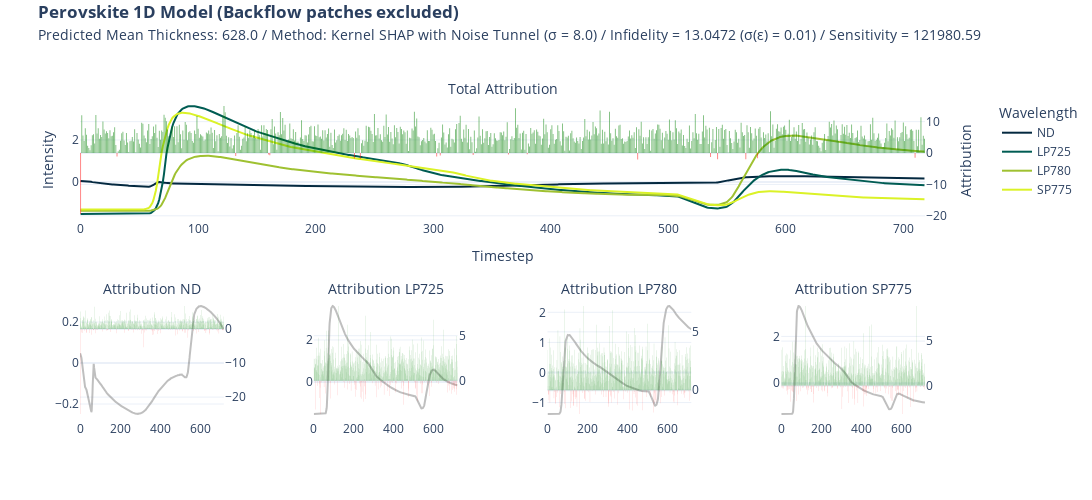

This figure's notebook cell:
### Code cell
import plotly.graph_objects as go


def format_title(title, subtitle=None, subtitle_font_size=14):
    title = f"<b>{title}</b>"
    if not subtitle:
        return title
    subtitle = f'<span style="font-size: {subtitle_font_size}px;">{subtitle}</span>'
    return f"{title}<br>{subtitle}"

if target == "pce":
    subtitle = "Predicted PCE: "
else:
    subtitle = "Predicted Mean Thickness: "

from plotly.subplots import make_subplots

fig = make_subplots(
    rows=2,
    cols=4,
    specs=[
        [{"secondary_y": True, "colspan": 4}, None, None, None],
        [
            {"secondary_y": True},
            {"secondary_y": True},
            {"secondary_y": True},
            {"secondary_y": True},
        ],
    ],
    subplot_titles=(
        format_title("", "Total Attribution"),
        format_title("", "Attribution ND"),
        format_title("", "Attribution LP725"),
        format_title("", "Attribution LP780"),
        format_title("", "Attribution SP775"),
    ),
)

fig.add_trace(
    go.Bar(
        y=attr_ks.squeeze().sum(axis=0),
        name="Attribution",
        marker_color=np.where(attr_ks.squeeze().sum(axis=0) < 0, "red", "green"),
        opacity=0.5,
        showlegend=False,
        marker_line_width=0,
    ),
    secondary_y=True,
)
fig.add_trace(go.Scatter(y=x[0], name="ND", marker_color="#042940"))
fig.add_trace(go.Scatter(y=x[1], name="LP725", marker_color="#005C53"))
fig.add_trace(go.Scatter(y=x[2], name="LP780", marker_color="#9FC131"))
fig.add_trace(go.Scatter(y=x[3], name="SP775", marker_color="#DBF227"))


fig.update_yaxes(title="Intensity")
fig.update_yaxes(title_text="Attribution", secondary_y=True)
fig.update_xaxes(title="Timestep")

fig.add_trace(
    go.Scatter(y=x[0], name="ND", marker_color="grey", opacity=0.5, showlegend=False),
    row=2,
    col=1,
)
fig.add_trace(
    go.Bar(
        y=attr_ks.squeeze()[0],
        marker_color=np.where(attr_ks.squeeze()[0] < 0, "red", "green"),
        opacity=0.5,
        showlegend=False,
        marker_line_width=0,
    ),
    secondary_y=True,
    row=2,
    col=1,
)

fig.update_yaxes(title=None, row=2, col=1)
fig.update_yaxes(title_text=None, secondary_y=True, row=2, col=1)
fig.update_xaxes(title=None, row=2, col=1)

fig.add_trace(
    go.Scatter(
        y=x[1], name="LP725", marker_color="grey", opacity=0.5, showlegend=False
    ),
    row=2,
    col=2,
)
fig.add_trace(
    go.Bar(
        y=attr_ks.squeeze()[1],
        marker_color=np.where(attr_ks.squeeze()[1] < 0, "red", "green"),
        opacity=0.5,
        showlegend=False,
        marker_line_width=0,
    ),
    secondary_y=True,
    row=2,
    col=2,
)

fig.update_yaxes(title=None, row=2, col=2)
fig.update_yaxes(title_text=None, secondary_y=True, row=2, col=2)
fig.update_xaxes(title=None, row=2, col=2)

fig.add_trace(
    go.Scatter(
        y=x[2], name="LP780", marker_color="grey", opacity=0.5, showlegend=False
    ),
    row=2,
    col=3,
)
fig.add_trace(
    go.Bar(
        y=attr_ks.squeeze()[2],
        marker_color=np.where(attr_ks.squeeze()[2] < 0, "red", "green"),
        opacity=0.5,
        showlegend=False,
        marker_line_width=0,
    ),
    secondary_y=True,
    row=2,
    col=3,
)

fig.update_yaxes(title=None, row=2, col=3)
fig.update_yaxes(title_text=None, secondary_y=True, row=2, col=3)
fig.update_xaxes(title=None, row=2, col=3)

fig.add_trace(
    go.Scatter(
        y=x[3], name="SP775", marker_color="grey", opacity=0.5, showlegend=False
    ),
    row=2,
    col=4,
)
fig.add_trace(
    go.Bar(
        y=attr_ks.squeeze()[3],
        marker_color=np.where(attr_ks.squeeze()[3] < 0, "red", "green"),
        opacity=0.5,
        showlegend=False,
        marker_line_width=0,
    ),
    secondary_y=True,
    row=2,
    col=4,
)

fig.update_yaxes(title=None, row=2, col=4)
fig.update_yaxes(title_text=None, secondary_y=True, row=2, col=4)
fig.update_xaxes(title=None, row=2, col=4)

fig.update_layout(
    title=format_title(
        "Perovskite 1D Model (Backflow patches excluded)",
        subtitle
        + str(np.round(y,2))
        + " / Method: Kernel SHAP with Noise Tunnel ("
        + "\u03C3"
        + " = "
        + str(stdev)
        + ") / Infidelity = "
        + str(*np.round(infid_ks.numpy(), 4))
        + " ("
        + "\u03C3"
        + "("
        + "\u03B5"
        + ") = "
        + str(std_noise)
        + ")"
        + " / Sensitivity = "
        + str(*np.round(sens_ks.numpy(), 4)),
    ),
    legend_title="Wavelength",
    title_y=0.965,
    title_x=0.035,
    template="plotly_white",
    height=500,
    width=1200,
)

fig.write_image("xai/images/"+ target + "/1D/1D_nb_ks.png", scale=2)

fig.show()

### Figure 1 — Plotly figure (JSON) as saved in the notebook; plotly's stock layout.template omitted (floating-point values rounded to 4 significant figures; data arrays with more than 128 entries replaced by an {"elided": "..."} marker saying what was removed)
{"data": [{"marker": {"color": {"elided": "719 str values"}, "line": {"width": 0}}, "name": "Attribution", "opacity": 0.5, "showlegend": false, "type": "bar", "xaxis": "x", "y": {"elided": "719 float values"}, "yaxis": "y2"}, {"marker": {"color": "#042940"}, "name": "ND", "type": "scatter", "y": {"elided": "719 float values"}}, {"marker": {"color": "#005C53"}, "name": "LP725", "type": "scatter", "y": {"elided": "719 float values"}}, {"marker": {"color": "#9FC131"}, "name": "LP780", "type": "scatter", "y": {"elided": "719 float values"}}, {"marker": {"color": "#DBF227"}, "name": "SP775", "type": "scatter", "y": {"elided": "719 float values"}}, {"marker": {"color": "grey"}, "name": "ND", "opacity": 0.5, "showlegend": false, "type": "scatter", "xaxis": "x2", "y": {"elided": "719 float values"}, "yaxis": "y3"}, {"marker": {"color": {"elided": "719 str values"}, "line": {"width": 0}}, "opacity": 0.5, "showlegend": false, "type": "bar", "xaxis": "x2", "y": {"elided": "719 float values"}, "yaxis": "y4"}, {"marker": {"color": "grey"}, "name": "LP725", "opacity": 0.5, "showlegend": false, "type": "scatter", "xaxis": "x3", "y": {"elided": "719 float values"}, "yaxis": "y5"}, {"marker": {"color": {"elided": "719 str values"}, "line": {"width": 0}}, "opacity": 0.5, "showlegend": false, "type": "bar", "xaxis": "x3", "y": {"elided": "719 float values"}, "yaxis": "y6"}, {"marker": {"color": "grey"}, "name": "LP780", "opacity": 0.5, "showlegend": false, "type": "scatter", "xaxis": "x4", "y": {"elided": "719 float values"}, "yaxis": "y7"}, {"marker": {"color": {"elided": "719 str values"}, "line": {"width": 0}}, "opacity": 0.5, "showlegend": false, "type": "bar", "xaxis": "x4", "y": {"elided": "719 float values"}, "yaxis": "y8"}, {"marker": {"color": "grey"}, "name": "SP775", "opacity": 0.5, "showlegend": false, "type": "scatter", "xaxis": "x5", "y": {"elided": "719 float values"}, "yaxis": "y9"}, {"marker": {"color": {"elided": "719 str values"}, "line": {"width": 0}}, "opacity": 0.5, "showlegend": false, "type": "bar", "xaxis": "x5", "y": {"elided": "719 float values"}, "yaxis": "y10"}], "layout": {"annotations": [{"font": {"size": 16}, "showarrow": false, "text": "<b></b><br><span style=\"font-size: 14px;\">Total Attribution</span>", "x": 0.47, "xanchor": "center", "xref": "paper", "y": 1, "yanchor": "bottom", "yref": "paper"}, {"font": {"size": 16}, "showarrow": false, "text": "<b></b><br><span style=\"font-size: 14px;\">Attribution ND</span>", "x": 0.08, "xanchor": "center", "xref": "paper", "y": 0.375, "yanchor": "bottom", "yref": "paper"}, {"font": {"size": 16}, "showarrow": false, "text": "<b></b><br><span style=\"font-size: 14px;\">Attribution LP725</span>", "x": 0.34, "xanchor": "center", "xref": "paper", "y": 0.375, "yanchor": "bottom", "yref": "paper"}, {"font": {"size": 16}, "showarrow": false, "text": "<b></b><br><span style=\"font-size: 14px;\">Attribution LP780</span>", "x": 0.6, "xanchor": "center", "xref": "paper", "y": 0.375, "yanchor": "bottom", "yref": "paper"}, {"font": {"size": 16}, "showarrow": false, "text": "<b></b><br><span style=\"font-size: 14px;\">Attribution SP775</span>", "x": 0.86, "xanchor": "center", "xref": "paper", "y": 0.375, "yanchor": "bottom", "yref": "paper"}], "height": 500, "legend": {"title": {"text": "Wavelength"}}, "title": {"text": "<b>Perovskite 1D Model (Backflow patches excluded)</b><br><span style=\"font-size: 14px;\">Predicted Mean Thickness: 628.0 / Method: Kernel SHAP with Noise Tunnel (σ = 8.0) / Infidelity = 13.0472 (σ(ε) = 0.01) / Sensitivity = 121980.59</span>", "x": 0.035, "y": 0.965}, "width": 1200, "xaxis": {"anchor": "y", "domain": [0, 0.94], "title": {"text": "Timestep"}}, "xaxis2": {"anchor": "y3", "domain": [0, 0.16], "title": {}}, "xaxis3": {"anchor": "y5", "domain": [0.26, 0.42], "title": {}}, "xaxis4": {"anchor": "y7", "domain": [0.52, 0.68], "title": {}}, "xaxis5": {"anchor": "y9", "domain": [0.78, 0.94], "title": {}}, "yaxis": {"anchor": "x", "domain": [0.625, 1], "title": {"text": "Intensity"}}, "yaxis10": {"anchor": "x5", "overlaying": "y9", "side": "right", "title": {}}, "yaxis2": {"anchor": "x", "overlaying": "y", "side": "right", "title": {"text": "Attribution"}}, "yaxis3": {"anchor": "x2", "domain": [0, 0.375], "title": {}}, "yaxis4": {"anchor": "x2", "overlaying": "y3", "side": "right", "title": {}}, "yaxis5": {"anchor": "x3", "domain": [0, 0.375], "title": {}}, "yaxis6": {"anchor": "x3", "overlaying": "y5", "side": "right", "title": {}}, "yaxis7": {"anchor": "x4", "domain": [0, 0.375], "title": {}}, "yaxis8": {"anchor": "x4", "overlaying": "y7", "side": "right", "title": {}}, "yaxis9": {"anchor": "x5", "domain": [0, 0.375], "title": {}}}}
